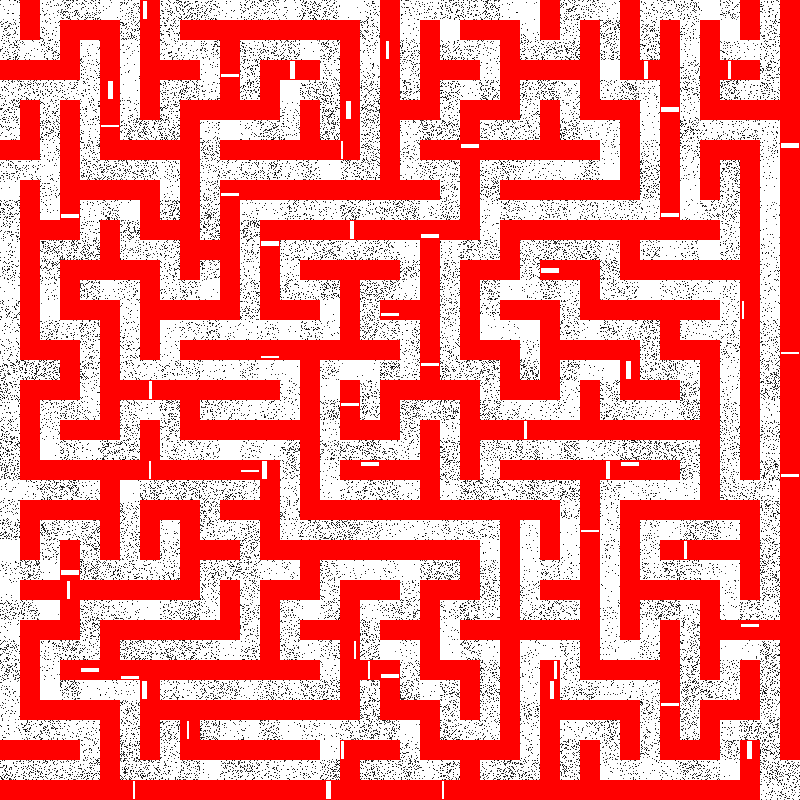
#> input picture mazes/maze_01.png, 800 x 800 px; its folder holds only this picture in this run
$ python solution_code.py
#> lines starting #> are read from the running program, lines starting #| are printed output that depends on the picture; after the words box and inside, x2 and y2 are one past the last pixel; in counts of white or black regions, pixels touching at a corner belong together
import os
import cv2
import numpy as np

def maze(img_path, out_path):
#> called with img_path = './mazes/maze_01.png', out_path = './answers/solved_maze_01.png'
    img = cv2.imread(img_path)
#> img is the input picture: shape (800, 800, 3); mean B, G, R 115.5, 115.5, 241.8
    if img is None:
        return None

    hsv = cv2.cvtColor(img, cv2.COLOR_BGR2HSV)
#> hsv: shape (800, 800, 3); mean H, S, V 0, 126.3, 241.8
    lower1 = np.array([0, 70, 50])
    upper1 = np.array([10, 255, 255])
    lower2 = np.array([170, 70, 50])
    upper2 = np.array([180, 255, 255])

    m1 = cv2.inRange(hsv, lower1, upper1)
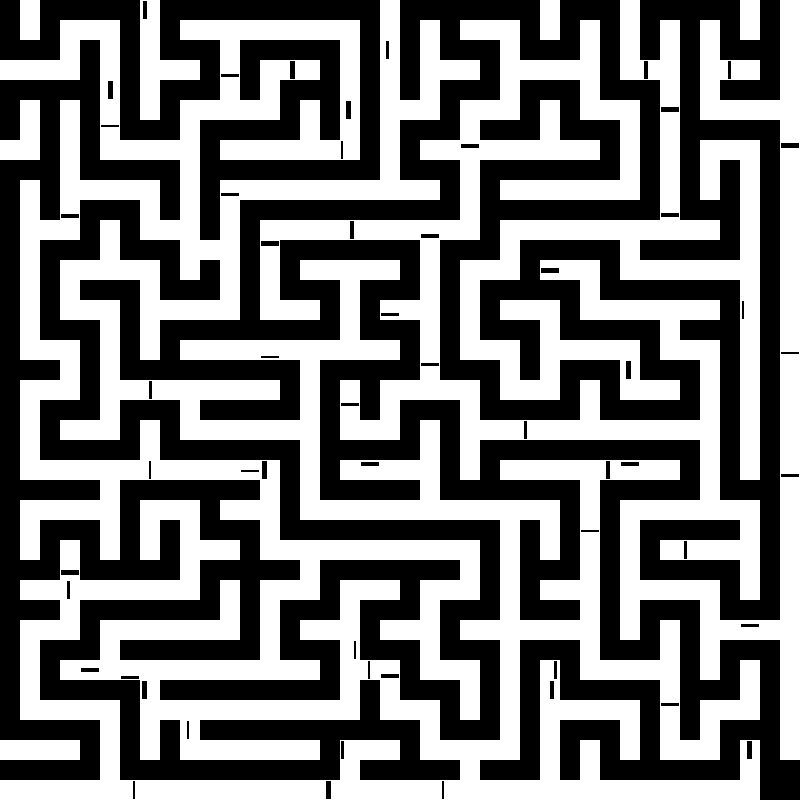
#> m1: shape (800, 800); 49.5% white; 9 white regions, largest, box (x1, y1, x2, y2) and area: (0, 0, 760, 800) 196694, (260, 0, 800, 760) 79046, (460, 0, 760, 480) 32440
    m2 = cv2.inRange(hsv, lower2, upper2)
#> m2: shape (800, 800); every value is 0
    walls = m1 + m2

    grid = np.zeros((40, 40), dtype=int)
    for r in range(40):
        for c in range(40):
            ystart, yend = r * 20, (r + 1) * 20
            xstart, xend = c * 20, (c + 1) * 20
            box = walls[ystart+3:yend-3, xstart+3:xend-3]
            if np.sum(box == 255) > 10:
                grid[r, c] = 1
            else:
                grid[r, c] = 0
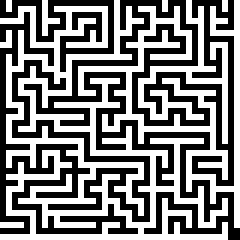
#> grid: shape (40, 40) int64 (shown 6 times larger); values 0 (black) and 1 (white), 50.1% white; black in thin lines or dots

    start = (0, 0)
    end = (39, 39)

    if grid[start] == 1 or grid[end] == 1:
        blue = np.zeros((800, 800, 3), dtype=np.uint8)
        blue[:] = [255, 0, 0]
        text = "IMPOSSIBLE, LACHURE SIR TRICKED ME"
        font = cv2.FONT_HERSHEY_SIMPLEX
        text_size = cv2.getTextSize(text, font, 1.1, 3)[0]
        text_x = (800 - text_size[0]) // 2
        text_y = (800 + text_size[1]) // 2
        cv2.putText(blue, text, (text_x, text_y), font, 1.1, (255, 255, 255), 3, cv2.LINE_AA)
        cv2.imwrite(out_path, blue)
        return None

    queue = [start]
    visited = {start: None}
    found = False

    while queue:
        curr = queue.pop(0)
        if curr == end:
            found = True
            break

        cr, cc = curr
        for dr, dc in [(-1, 0), (1, 0), (0, -1), (0, 1)]:
            nr, nc = cr + dr, cc + dc
            if 0 <= nr < 40 and 0 <= nc < 40 and grid[nr, nc] == 0:
                nxt = (nr, nc)
                if nxt not in visited:
                    visited[nxt] = curr
                    queue.append(nxt)

    if not found:
        blue = np.zeros((800, 800, 3), dtype=np.uint8)
        blue[:] = [255, 0, 0]
        text = "IMPOSSIBLE, LACHURE SIR TRICKED ME"
        font = cv2.FONT_HERSHEY_SIMPLEX
        text_size = cv2.getTextSize(text, font, 1.1, 3)[0]
        text_x = (800 - text_size[0]) // 2
        text_y = (800 + text_size[1]) // 2
        cv2.putText(blue, text, (text_x, text_y), font, 1.1, (255, 255, 255), 3, cv2.LINE_AA)
        cv2.imwrite(out_path, blue)
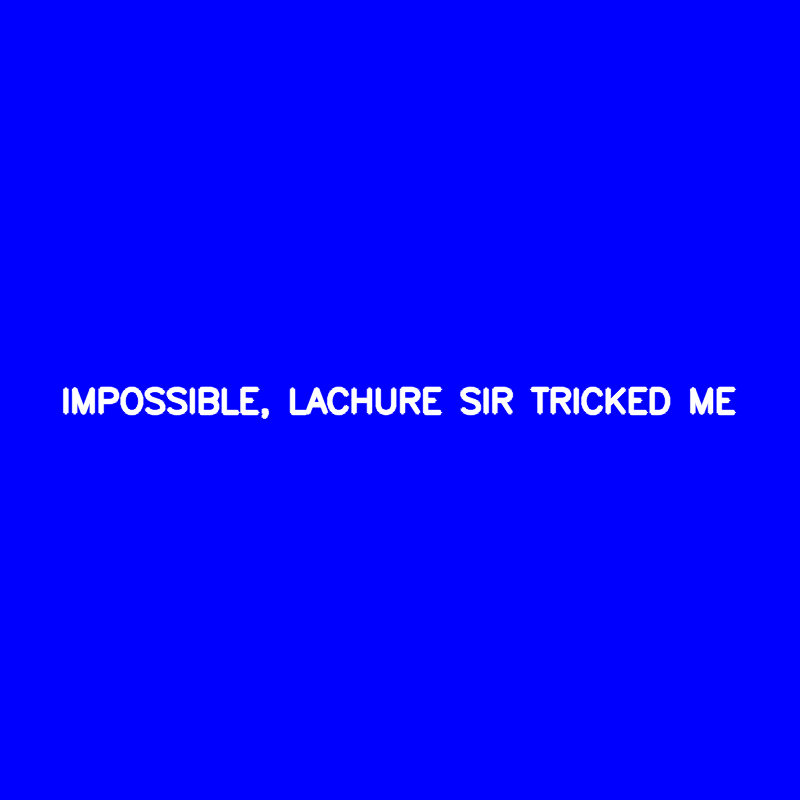
#> saved as solved_maze_01.png: shape (800, 800, 3); mean B, G, R 255, 3.6, 3.6
        return None

    clean_out = img.copy()
    path_list = []
    curr = end
    while curr is not None:
        path_list.append(curr)
        curr = visited[curr]
    path_list.reverse()

    for i in range(len(path_list) - 1):
        r1, c1 = path_list[i]
        r2, c2 = path_list[i+1]
        p1 = (c1 * 20 + 10, r1 * 20 + 10)
        p2 = (c2 * 20 + 10, r2 * 20 + 10)
        cv2.line(clean_out, p1, p2, (0, 255, 0), 12)

    cv2.imwrite(out_path, clean_out)
    return len(path_list)

def main():
    mazefile = './mazes'
    ansfile = './answers'

    if not os.path.exists(ansfile):
        os.makedirs(ansfile)

    valid_lengths = []
    print("Processing all challenge assets in strict numerical order...")

    for i in range(1, 101):
        if i < 10:
            name = f"maze_{i:02d}.png"
        else:
            name = f"maze_{i}.png"

        img_path = os.path.join(mazefile, name)
        out_path = os.path.join(ansfile, f"solved_{name}")

        if os.path.exists(img_path):
            length = maze(img_path, out_path)
            if length is not None:
                valid_lengths.append(length)
                print(f"✅ {name}: Solved! Steps = {length}")
            else:
                print(f"❌ {name}: Trap! Blue screen generated.")
        else:
            print(f"⚠️ FILE NOT FOUND: Looked for '{name}' at path: {img_path}")

    MOD = int(1e9 + 7)
    password = 1
    for length in valid_lengths:
        password = (password * length) % MOD

    print("\n" + "="*45)
    print(f"  SUCCESSFULLY DECRYPTED!")
    print(f"  FINAL PASSWORD NUMBER: {password}")
    print("="*45)

    with open("password.txt", "w") as f_out:
        f_out.write(str(password))

if __name__ == "__main__":
    main()
